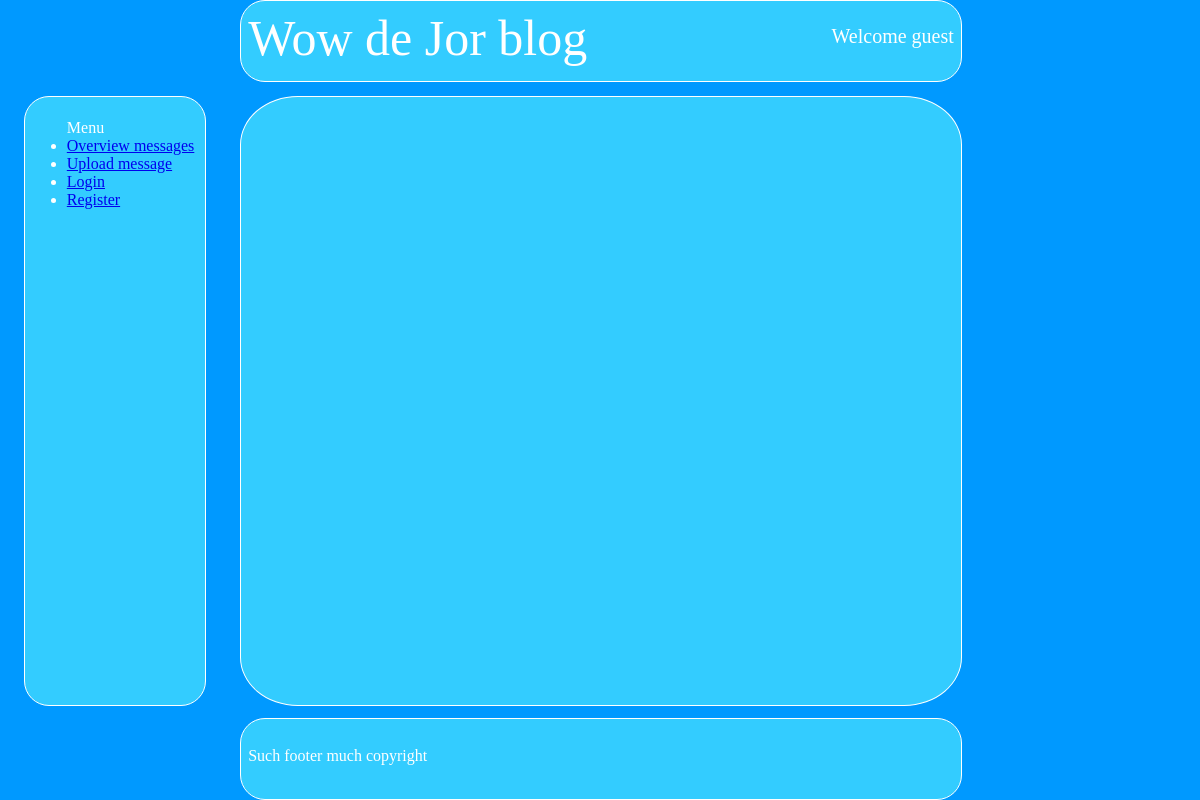
Page /view/overview_messages.php on the earlier database version.
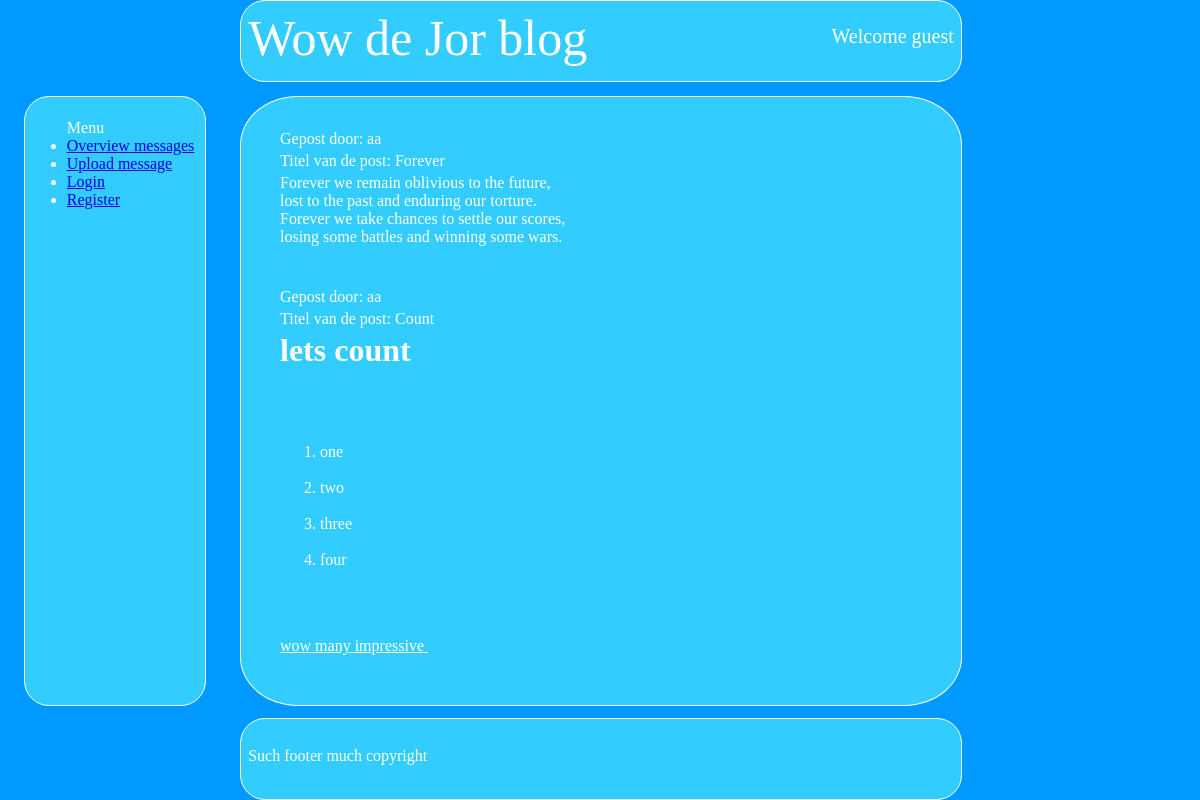
Same page on the later database version.
### tables this page shows
CREATE TABLE `message` (
  `ID` int(11) NOT NULL,
  `titel` varchar(200) NOT NULL,
  `message` text NOT NULL,
  `op` int(11) NOT NULL
);

CREATE TABLE `user` (
  `id` int(11) NOT NULL,
  `username` varchar(250) NOT NULL,
  `name` varchar(250) NOT NULL,
  `password` varchar(250) NOT NULL,
  `admin` tinyint(1) NOT NULL
);

### view/overview_messages.php (the view, shortened to what this page needs)
<?php
include '../include/menu.php';
include '../include/header.php';
$sql = "SELECT * FROM message";
$result = mysqli_query($conn, $sql);
while(list($id, $titel, $message, $op)= mysqli_fetch_row($result)){
	echo "<table>";
	$sql2 = "SELECT username FROM user WHERE id = $op";
	$result2 = mysqli_query($conn, $sql2);
	$username = mysqli_fetch_assoc($result2)['username'];
	echo "<tr><td>Gepost door: $username</td></tr>";
	echo "<tr><td>Titel van de post: $titel</td>
	</td> <tr><td>".nl2br($message)."</tr></td>";
	echo "</table>";
	echo"<br><br>";
}
include '../include/footer.php';
?>

### include/menu.php (shortened to what this page needs)
<?php
echo"
<div id=\"menu\">
<ul id=\"menuList\">
Menu
<li><a href=\"../view/overview_messages.php\">Overview messages</a></li>
<li><a href=\"../view/insert_message_form.php\">Upload message</a></li>";
if(!isset($_SESSION['username'])){
	echo"
	<li><a href=\"../view/login_form.php\">Login</a></li>
	<li><a href=\"../view/register_user_form.php\">Register</a></li>";
}else{
	echo"
	<li><a href=\"../controller/logout.php\">log out</a></li>";
}
echo"
</ul>
<br><br>
</div>
";
?>

### include/header.php
<link rel=stylesheet href="../style.css" type="text/css">
<div id="header">
<span id="headerText">
Wow de Jor blog
</span>
<span id="loginStatus">
<?php
if(isset($_SESSION['username'])){
	echo "Welcome {$_SESSION['username']}!";
}else {
	echo "Welcome guest";
}
?>
</span>
</div>
<div id="content">
<span id="contentText">

### include/footer.php
</span>
</div>
<div id="footer"><span id="footerText">Such footer much copyright</span></div>

### style.css (style rules this page uses)
#header { border-radius: 25px; background-color: #33ccff; position:absolute; width:60%; height:10%; left:20%; top:0%; border: solid 1px; }
#content { border-radius: 8%; background-color: #33ccff; position:absolute; width:60%; height:76%; left:20%; top:12%; border:solid 1px; overflow-y:auto; overflow-x:hidden; }
#footer { border-radius: 25px; background-color: #33ccff; position:absolute; width:60%; height:10%; left:20%; bottom:0%; border: solid 1px; }
#menu { border-radius: 25px; background-color: #33ccff; position:absolute; width:15%; height:76%; left:2%; top:12%; border: solid 1px; }
#menuList { position:absolute; top:1%; left:1%; }
#headerText { position:absolute; top:10%; left:1%; font-size:50px; }
#footerText { position:absolute; top: 35%; left:1%; }
#loginStatus { position:absolute; top:30%; right:1%; font-size:20px; }
#contentText { position:absolute; top:5%; left:5%; max-width: 100%; }

Differences in the rows shown:
added message: op.username "aa", titel "Forever", message "Forever we remain oblivious to the future, lost to the past and enduring our torture. Forever we take chances to settle our scores, losing some battles and winning some wars."
added message: op.username "aa", titel "Count", message "lets count one two three four wow many impressive"
